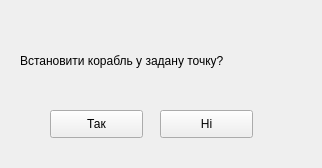
<?xml version="1.0" encoding="UTF-8"?>
<ui version="4.0">
 <class>Form</class>
 <widget class="QWidget" name="Form">
  <property name="geometry">
   <rect>
    <x>0</x>
    <y>0</y>
    <width>322</width>
    <height>168</height>
   </rect>
  </property>
  <property name="windowTitle">
   <string>Підтвердіть дію</string>
  </property>
  <widget class="QPushButton" name="Yes">
   <property name="geometry">
    <rect>
     <x>50</x>
     <y>110</y>
     <width>93</width>
     <height>28</height>
    </rect>
   </property>
   <property name="text">
    <string>Так</string>
   </property>
  </widget>
  <widget class="QPushButton" name="pushButton_2">
   <property name="geometry">
    <rect>
     <x>160</x>
     <y>110</y>
     <width>93</width>
     <height>28</height>
    </rect>
   </property>
   <property name="text">
    <string>Ні</string>
   </property>
  </widget>
  <widget class="QLabel" name="label">
   <property name="geometry">
    <rect>
     <x>20</x>
     <y>40</y>
     <width>301</width>
     <height>41</height>
    </rect>
   </property>
   <property name="styleSheet">
    <string notr="true">font: 10pt &quot;MS Shell Dlg 2&quot;;</string>
   </property>
   <property name="text">
    <string>Встановити корабль у задану точку?</string>
   </property>
  </widget>
 </widget>
 <resources/>
 <connections/>
</ui>
